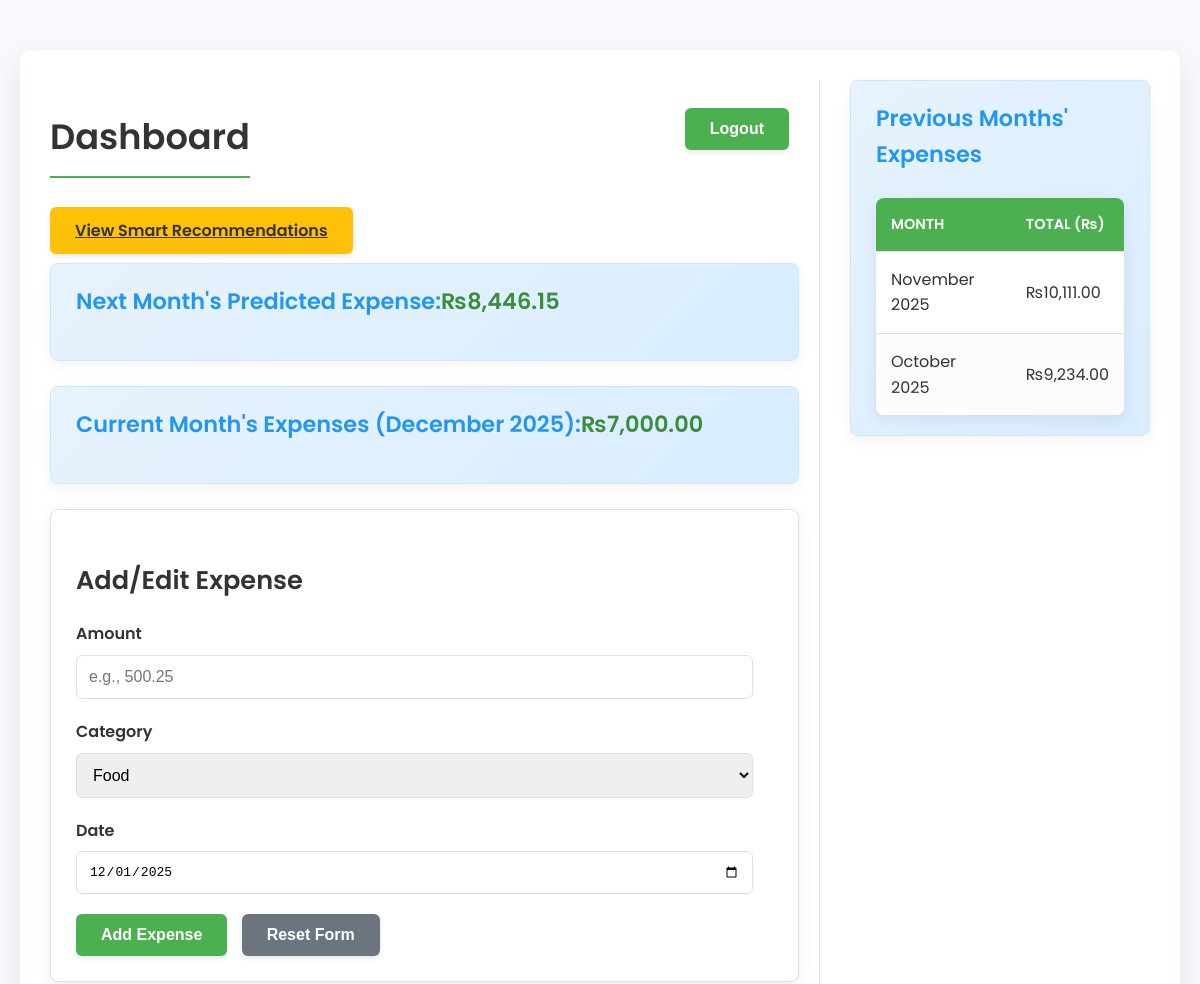
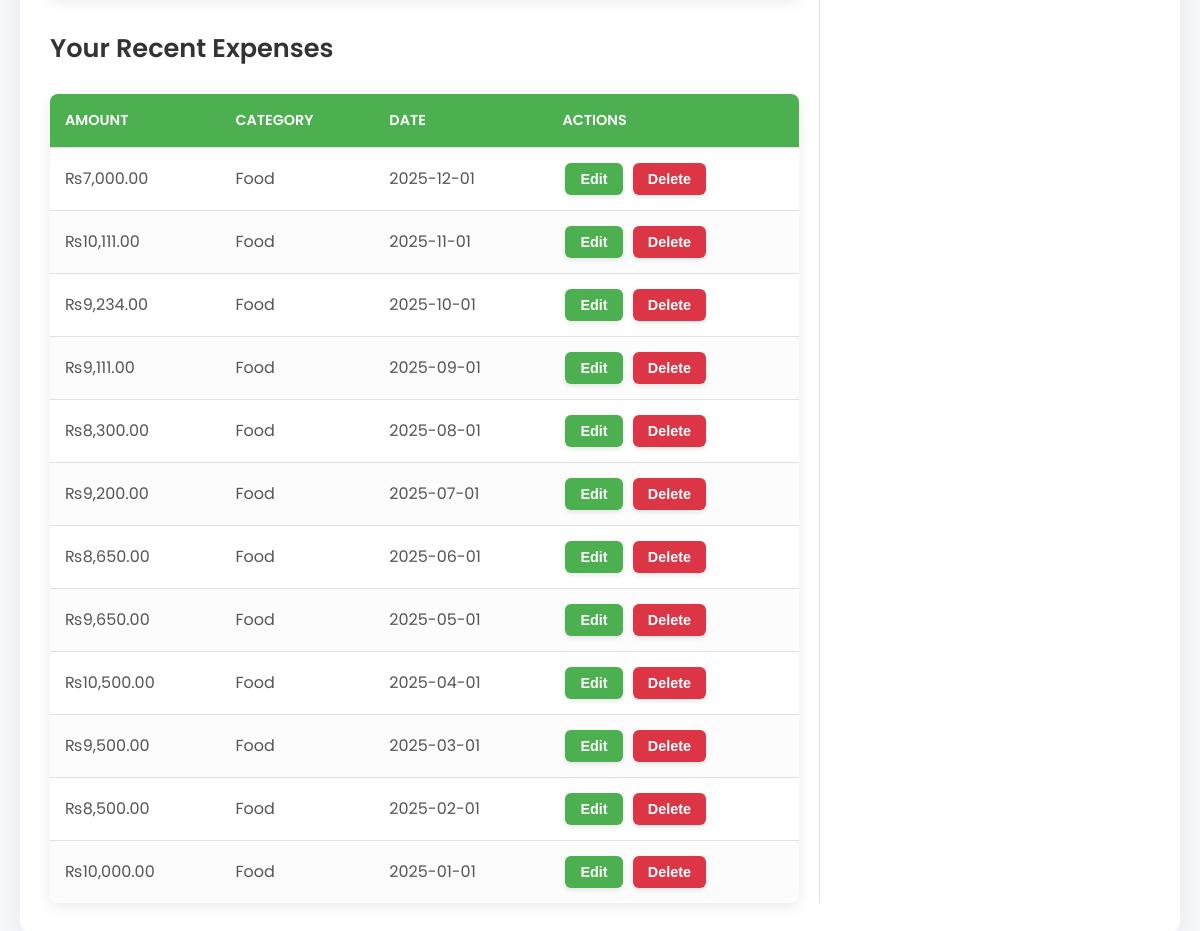
The page /user/dashboard.php (signed in) on the database its author committed (2 pictures, top to bottom).
### tables this page shows
CREATE TABLE `expenses` (
  `id` int(11) NOT NULL,
  `user_id` int(11) DEFAULT NULL,
  `amount` decimal(10,2) NOT NULL,
  `category` varchar(50) NOT NULL,
  `expense_date` date NOT NULL,
  `created_at` timestamp NOT NULL DEFAULT current_timestamp()
);

### user/dashboard.php (the view, shortened to what this page needs)
<?php
require_once '../includes/db_config.php';
function predictNextMonth($conn, $user_id) {
    $stmt = $conn->prepare("SELECT YEAR(expense_date) as year, MONTH(expense_date) as month, SUM(amount) as total
                            FROM expenses
                            WHERE user_id = ?
                            GROUP BY YEAR(expense_date), MONTH(expense_date)
                            ORDER BY year, month");
    $stmt->execute([$user_id]);
    $monthly_expenses = $stmt->fetchAll(PDO::FETCH_ASSOC);
    $x = array_map(function($i) { return $i; }, range(1, count($monthly_expenses)));
    $y = array_column($monthly_expenses, 'total');
    $n = count($x);
    $sum_x = array_sum($x);
    $sum_y = array_sum($y);
    $sum_xy = 0;
    $sum_xx = 0;
    for ($i = 0; $i < $n; $i++) {
        $sum_xy += $x[$i] * $y[$i];
        $sum_xx += $x[$i] * $x[$i];
    }
    $slope = ($n * $sum_xy - $sum_x * $sum_y) / ($n * $sum_xx - $sum_x * $sum_x);
    $intercept = ($sum_y - $slope * $sum_x) / $n;
    return round($slope * ($n + 1) + $intercept, 2);
}
$user_id = $_SESSION['user_id'];
$stmt = $conn->prepare("SELECT * FROM expenses WHERE user_id = ? ORDER BY expense_date DESC");
$stmt->execute([$user_id]);
$expenses = $stmt->fetchAll(PDO::FETCH_ASSOC);
$current_month = date('Y-m');
$stmt = $conn->prepare("SELECT SUM(amount) as total FROM expenses WHERE user_id = ? AND DATE_FORMAT(expense_date, '%Y-%m') = ?");
$stmt->execute([$user_id, $current_month]);
$current_month_total = $stmt->fetchColumn() ?: 0;
$stmt = $conn->prepare("SELECT YEAR(expense_date) as year, MONTH(expense_date) as month, SUM(amount) as total
                         FROM expenses
                         WHERE user_id = ? AND DATE_FORMAT(expense_date, '%Y-%m') < ?
                         GROUP BY YEAR(expense_date), MONTH(expense_date)
                         ORDER BY year DESC, month DESC
                         LIMIT 2");
$stmt->execute([$user_id, $current_month]);
$previous_months = $stmt->fetchAll(PDO::FETCH_ASSOC);
$prediction = predictNextMonth($conn, $user_id);
?>
<!DOCTYPE html>
<html lang="en">
<head>
</head>
<body>
    <div class="container">
        <div class="main-content">
            <div style="display: flex; justify-content: space-between; align-items: center; margin-bottom: 20px;">
                <h2>Dashboard</h2>
                <form method="POST" class="logout">
                    <button type="submit" name="logout" class="btn btn-logout">Logout</button>
                </form>
            </div>
            <div class="admin-link">
                <a href="recommendations.php" class="btn" style="background-color: var(--accent-color); color: var(--text-dark);">View Smart Recommendations</a>
            </div>
            <div class="info-card prediction">
                <h3>Next Month's Predicted Expense: <span style="color: var(--primary-dark);">₨<?php echo number_format($prediction, 2); ?></span></h3>
            </div>
            <div class="info-card current-month">
                <h3>Current Month's Expenses (<?php echo date('F Y'); ?>): <span style="color: var(--primary-dark);">₨<?php echo number_format($current_month_total, 2); ?></span></h3>
            </div>
            <div class="form-section">
                <h3>Add/Edit Expense</h3>
                <form id="expense_form" method="POST">
                    <div class="form-group">
                        <label for="amount">Amount</label>
                        <input type="number" step="0.01" id="amount" name="amount" required placeholder="e.g., 500.25">
                    </div>
                    <div class="form-group">
                        <label for="category">Category</label>
                        <select id="category" name="category" required>
                            <option value="Food">Food</option>
                        </select>
                    </div>
                    <div class="form-group">
                        <label for="expense_date">Date</label>
                        <input type="date" id="expense_date" name="expense_date" required>
                    </div>
                    <button type="submit" name="add" id="add_btn" class="btn">Add Expense</button>
                    <button type="button" onclick="resetForm()" class="btn secondary">Reset Form</button>
                </form>
            </div>
            <h3>Your Recent Expenses</h3>
            <?php if ($expenses) { ?>
                <table>
                    <thead>
                        <tr>
                            <th>Amount</th>
                            <th>Category</th>
                            <th>Date</th>
                            <th>Actions</th>
                        </tr>
                    </thead>
                    <tbody>
                        <?php foreach ($expenses as $expense) { ?>
                            <tr>
                                <td data-label="Amount">₨<?php echo number_format($expense['amount'], 2); ?></td>
                                <td data-label="Category"><?php echo $expense['category']; ?></td>
                                <td data-label="Date"><?php echo $expense['expense_date']; ?></td>
                                <td data-label="Actions">
                                    <button onclick="editExpense(<?php echo $expense['id']; ?>, <?php echo $expense['amount']; ?>, '<?php echo $expense['category']; ?>', '<?php echo $expense['expense_date']; ?>')" class="btn">Edit</button>
                                    <form method="POST" style="display:inline;">
                                        <button type="submit" name="delete" class="btn btn-delete" onclick="return confirm('Are you sure you want to delete this expense?')">Delete</button>
                                    </form>
                                </td>
                            </tr>
                        <?php } ?>
                    </tbody>
                </table>
            <?php } else { ?>
                <p class="no-records">No expenses recorded yet. Start by adding one above!</p>
            <?php } ?>
        </div>
        <div class="sidebar">
            <div class="info-card previous-months">
                <h3>Previous Months' Expenses</h3>
                <?php if ($previous_months) { ?>
                    <table>
                        <thead>
                            <tr>
                                <th>Month</th>
                                <th>Total (₨)</th>
                            </tr>
                        </thead>
                        <tbody>
                            <?php foreach ($previous_months as $month) { ?>
                                <tr>
                                    <td data-label="Month"><?php echo date('F Y', mktime(0, 0, 0, $month['month'], 1, $month['year'])); ?></td>
                                    <td data-label="Total (₨)">₨<?php echo number_format($month['total'], 2); ?></td>
                                </tr>
                            <?php } ?>
                        </tbody>
                    </table>
                <?php } else { ?>
                    <p class="no-records">No previous months' expense data available for analysis.</p>
                <?php } ?>
            </div>
        </div>
    </div>
</body>
</html>

### user/dashboard.php (style rules this page uses)
:root { --primary-color: #4CAF50; --primary-dark: #388E3C; --secondary-color: #2196F3; --accent-color: #FFC107; --background-light: #f7f9fc; --card-background: #ffffff; --text-dark: #333333; --text-light: #555555; --border-color: #e0e0e0; --shadow-light: rgba(0, 0, 0, 0.08); --shadow-strong: rgba(0, 0, 0, 0.15); }
body { font-family: 'Poppins', sans-serif; margin: 0; padding: 20px; background-color: var(--background-light); color: var(--text-light); line-height: 1.6; }
.container { max-width: 1200px; margin: 30px auto; background: var(--card-background); padding: 30px; border-radius: 12px; box-shadow: 0 10px 30px var(--shadow-light); display: flex; flex-wrap: wrap; gap: 30px; }
.main-content { flex: 3; min-width: 600px; padding-right: 20px; border-right: 1px solid var(--border-color); }
.sidebar { flex: 1; min-width: 300px; }
h2, h3 { color: var(--text-dark); margin-bottom: 20px; font-weight: 600; }
h2 { font-size: 2.2em; border-bottom: 2px solid var(--primary-color); padding-bottom: 10px; display: inline-block; }
h3 { font-size: 1.6em; }
.info-card { background: linear-gradient(135deg, #e7f3fe, #d9edff); padding: 20px 25px; border-radius: 8px; margin-bottom: 25px; box-shadow: 0 4px 15px rgba(0,0,0,0.05); border: 1px solid #cce7ff; color: var(--text-dark); }
.info-card h3 { margin-top: 0; font-size: 1.4em; color: var(--secondary-color); display: flex; align-items: center; }
.form-section { background: var(--card-background); padding: 25px; border-radius: 8px; box-shadow: 0 4px 15px var(--shadow-light); margin-bottom: 30px; border: 1px solid var(--border-color); }
.form-group { margin-bottom: 20px; }
label { display: block; margin-bottom: 8px; font-weight: 600; color: var(--text-dark); }
input[type="number"], input[type="date"], select { width: calc(100% - 20px); padding: 12px; border: 1px solid var(--border-color); border-radius: 6px; font-size: 1em; box-sizing: border-box; transition: border-color 0.3s ease, box-shadow 0.3s ease; }
.btn { padding: 12px 25px; background: var(--primary-color); color: white; border: none; border-radius: 6px; cursor: pointer; font-size: 1em; font-weight: 600; margin-right: 10px; transition: background-color 0.3s ease, transform 0.2s ease, box-shadow 0.3s ease; box-shadow: 0 2px 5px rgba(0,0,0,0.1); }
.btn.secondary { background: #6c757d; }
.btn-delete { background: #dc3545; margin-left: 5px; }
.btn-logout { background: var(--primary-color); }
table { width: 100%; border-collapse: separate; border-spacing: 0; margin-top: 25px; background: var(--card-background); border-radius: 8px; overflow: hidden; box-shadow: 0 4px 15px var(--shadow-light); }
th, td { padding: 15px; border-bottom: 1px solid var(--border-color); text-align: left; }
th { background: var(--primary-color); color: white; font-weight: 600; text-transform: uppercase; font-size: 0.9em; }
tr:last-child td { border-bottom: none; }
tr:nth-child(even) { background-color: #fcfcfc; }
td .btn { padding: 8px 15px; font-size: 0.9em; margin: 0 3px; }
.logout { float: right; margin-bottom: 20px; }
.admin-link { margin-bottom: 20px; display: inline-block; }
.admin-link .btn { background: var(--secondary-color); }

### rows shown on the page
expenses: amount "7,000.00", category "Food", expense_date "2025-12-01"
expenses: amount "10,111.00", category "Food", expense_date "2025-11-01"
expenses: amount "9,234.00", category "Food", expense_date "2025-10-01"
expenses: amount "9,111.00", category "Food", expense_date "2025-09-01"
expenses: amount "8,300.00", category "Food", expense_date "2025-08-01"
expenses: amount "9,200.00", category "Food", expense_date "2025-07-01"
expenses: amount "8,650.00", category "Food", expense_date "2025-06-01"
expenses: amount "9,650.00", category "Food", expense_date "2025-05-01"
expenses: amount "10,500.00", category "Food", expense_date "2025-04-01"
expenses: amount "9,500.00", category "Food", expense_date "2025-03-01"
expenses: amount "8,500.00", category "Food", expense_date "2025-02-01"
expenses: amount "10,000.00", category "Food", expense_date "2025-01-01"

### other values the page prints
$prediction "8,446.15"
$current_month_total "7,000.00"
date('F Y', mktime(0, 0, 0, $month['month'], 1, $month['year'])) "November 2025"
$month['total'] "10,111.00"
date('F Y', mktime(0, 0, 0, $month['month'], 1, $month['year'])) "October 2025"
$month['total'] "9,234.00"
